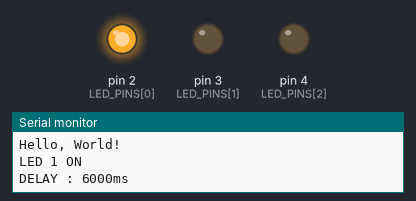
This sketch was run on a simulated Arduino Uno, built with avr-gcc and run on an emulated ATmega328P. On the bench: output pins drawn as LEDs (lit = HIGH), the last lines printed to the serial monitor.

Above: at 3.0 s.
At 6.7 s:
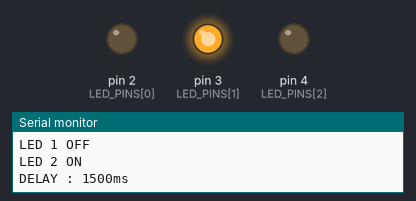
At 11.6 s:
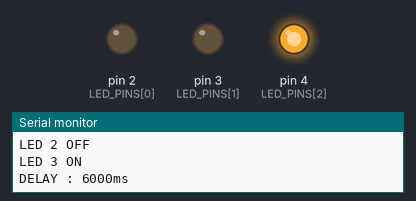
Timing chart, 0 to 21.3 s (numbered marks = the images above):
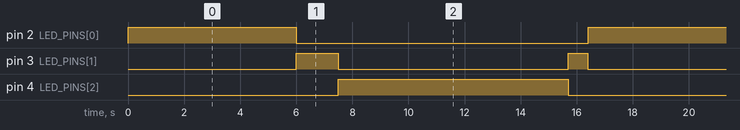

The sketch:

sketch_sep9a.ino
```cpp
#include "index.h"

void setup() {
  // put your setup code here, to run once:
  HelloWorld::begin();
}

void loop() {
  // put your main code here, to run repeatedly:
  HelloWorld::serialHelloWorld();
  HelloWorld::blink();
  // HelloWorld::pwm();
  // HelloWorld::SerialMessage();
}
```

index.h
```cpp
#include "Arduino.h"

class HelloWorld {
public:
  static HelloWorld& instance() {
    static HelloWorld instance;
    return instance;
  }

  static void begin(void) {
    instance()._begin();
  }

  static void serialHelloWorld(void) {
    instance()._serialHelloWorld();
  }

  static void blink(void) {
    // instance()._blink();
    // instance()._blink2();
    instance()._blink3();
  }

  static void pwm(void) {
    instance()._pwm();
  }

  static void SerialMessage(void) {
    instance()._SerialMessage();
  }

private:
  void _begin() {
    Serial.begin(9600);
    for (const auto i : LED_PINS) {
      pinMode(i, OUTPUT);
    }
  }

  void _serialHelloWorld() {
    Serial.println("\nHello, World!\n");
  }

  void _blink() {
    for (int i = 0; i < (int)(sizeof(LED_PINS)/sizeof(LED_PINS[0])); i++) {
      Serial.print(F("LED "));
      Serial.print(i + 1);
      Serial.println(F(" ON"));

      for (int j = 0; j < (int)(sizeof(LED_PINS)/sizeof(LED_PINS[0])); j++) {
        digitalWrite(LED_PINS[j], (i == j) ? HIGH : LOW);
      }

      delay(500);

      Serial.print(F("LED "));
      Serial.print(i + 1);
      Serial.println(F(" OFF"));
    }
  }

  void _blink2() {
    for (int i = 0; i < 2; i++) {
      digitalWrite(LED_PINS[i], HIGH);
      delay(1000);
    }

    for (int i = 0; i < 2; i++) {
      digitalWrite(LED_PINS[i], LOW);
      delay(1000);
    }

    for (int i = 0; i < 2; i++) {
      digitalWrite(LED_PINS[i], HIGH);
    }

    delay(1000);

    for (int i = 0; i < 2; i++) {
      digitalWrite(LED_PINS[i], LOW);
    }

    delay(1000);
  }

  void _blink3() {
    for (int i = 0; i < (int)(sizeof(LED_PINS) / sizeof(LED_PINS[0])); i++) {
      this->_MessageLED(i + 1, 1);

      for (int j = 0; j < 3; j++) {
        digitalWrite(LED_PINS[j], (i == j) ? HIGH : LOW);
      }

      if (i == 2) {
        for (int k = 0; k < 3; k++) {
          this->_MessageDelay(ARR_DELAY[k]);
          delay(ARR_DELAY[k]);
          if (k == 2) {
            digitalWrite(LED_PINS[2], LOW);
            digitalWrite(LED_PINS[1], HIGH);
            delay(ARR_DELAY[k]);
            digitalWrite(LED_PINS[1], LOW);
          }
        }
      }
      else {
        this->_MessageDelay(ARR_DELAY[i]);
        delay(ARR_DELAY[i]);
      }

      this->_MessageLED(i + 1, 0);
    }
  }

  void _pwm() {
    for (int i = 0; i <= 255; i++) {
      analogWrite(LED_BUILTIN, i);
      Serial.print("LED PWM : ");
      Serial.println(i);
      delay(100);
    }

    for (int j = 255; j >= 0; j--) {
      analogWrite(LED_BUILTIN, j);
      Serial.print("LED PWM : ");
      Serial.println(j);
      delay(100);
    }
  }

  void _MessageLED(int pin, int value) {
    Serial.print(F("\nLED "));
    Serial.print(pin);
    Serial.println(value ? " ON" : " OFF");
  }

  void _MessageDelay(int _delay) {
    Serial.print(F("DELAY : "));
    Serial.print(_delay);
    Serial.println(F("ms"));
  }

  void _SerialMessage() {
    if (Serial.available() > 0) {
      String message = Serial.readString();
      Serial.println(message);
    }
  }

private:
  const int LED_PINS[3] = {2, 3, 4}; // PIN 2, 3, 4
  const int ARR_DELAY[3] = {6000, 1500, 700};
};
```

Measured:
- by itself, pin 2 (LED_PINS[0]): alternates HIGH for 6.0 s and LOW for 10.4 s
- by itself, pin 3 (LED_PINS[1]): repeats every 16.4 s: LOW 8.2 s, HIGH 0.70 s, LOW 6.0 s, HIGH 1.5 s
- by itself, pin 4 (LED_PINS[2]): alternates HIGH for 8.2 s and LOW for 8.2 s
